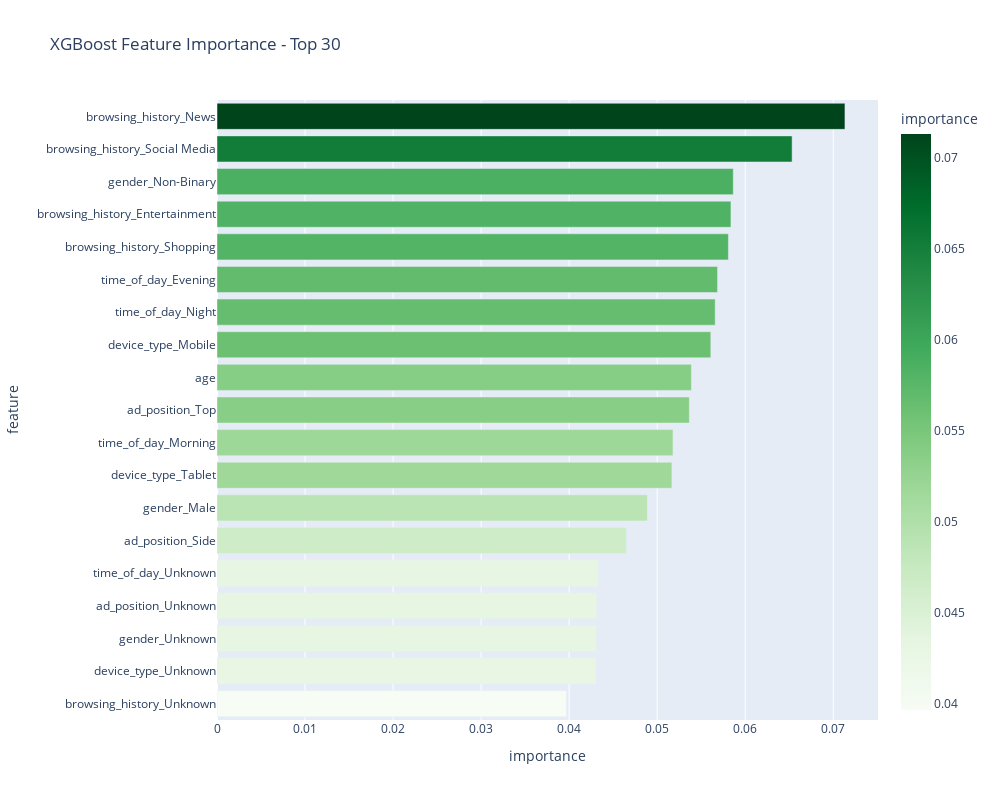

Write notebook code for a chart like this one.
### Markdown cell above
### XGBoost Model

### Code cell
from plotly import express as px

X = XGBoost_data.drop(['click','conversion'] ,axis=1)
y = XGBoost_data['click']
X_train, X_test, y_train, y_test = train_test_split(X, y, test_size=0.2, random_state=42, stratify=y)
smt = SMOTE()
X_train, y_train = smt.fit_resample(X_train, y_train)

with mlflow.start_run(run_name='XGBoost'):
    classifier_xgb = XGBClassifier(n_estimators=400, max_depth=10, learning_rate=0.15, subsample=0.9)
    classifier_xgb.fit(X_train, y_train, verbose=False)
    cv_scores_xgb = cross_val_score(classifier_xgb, X, y, cv=5)
    y_pred = classifier_xgb.predict(X_test)
    
    accuracy_xgb = accuracy_score(y_test, y_pred)
    precision_xgb = precision_score(y_test, y_pred)
    recall_xgb = recall_score(y_test, y_pred)
    f1_xgb = f1_score(y_test, y_pred)
    
    mlflow.log_params({'model': 'XGBoost', 'n_estimators': 400, 'max_depth': 10, 'learning_rate': 0.15})
    mlflow.log_metrics({'accuracy': accuracy_xgb, 'precision': precision_xgb, 'recall': recall_xgb, 'f1': f1_xgb, 'cv_mean': cv_scores_xgb.mean()})
    
    print(f'Accuracy: {accuracy_xgb:.4f}, Precision: {precision_xgb:.4f}, Recall: {recall_xgb:.4f}, F1: {f1_xgb:.4f}')
    print(f'CV Mean: {cv_scores_xgb.mean():.4f}')

xgb_importances = classifier_xgb.feature_importances_
xgb_top, xgb_full = importance_df(X.columns.tolist(), xgb_importances, top_n=30)

# Verify we have data
print(f'XGBoost total features: {len(xgb_importances)}')
print(f'Non-zero features: {(xgb_importances > 0).sum()}')
print(f'Top features:\n{xgb_top.head()}')

# Plot and save
fig_xgb = px.bar(
    xgb_top.sort_values('importance'),
    x='importance',
    y='feature',
    orientation='h',
    title='XGBoost Feature Importance - Top 30',
    color='importance',
    color_continuous_scale='Greens'
)
fig_xgb.update_layout(height=800, width=1000)
fig_xgb.write_image('plots/04_feature_importance_xgboost.png', width=1000, height=800)
xgb_full.to_csv('plots/feature_importance_xgboost_full.csv', index=False)
print('Saved: plots/04_feature_importance_xgboost.png')
print('Saved: plots/feature_importance_xgboost_full.csv')
fig_xgb.show()

### Figure 1 — Plotly figure (JSON) as saved in the notebook; plotly's stock layout.template omitted (floating-point values rounded to 4 significant figures)
{"data": [{"hovertemplate": "importance=%{marker.color}<br>feature=%{y}<extra></extra>", "legendgroup": "", "marker": {"color": [0.03968, 0.04305, 0.04312, 0.04314, 0.04332, 0.0465, 0.04889, 0.05167, 0.05179, 0.05365, 0.05388, 0.05609, 0.05659, 0.05686, 0.05809, 0.05838, 0.05864, 0.06533, 0.07133], "coloraxis": "coloraxis", "pattern": {"shape": ""}}, "name": "", "orientation": "h", "showlegend": false, "textposition": "auto", "type": "bar", "x": [0.03968, 0.04305, 0.04312, 0.04314, 0.04332, 0.0465, 0.04889, 0.05167, 0.05179, 0.05365, 0.05388, 0.05609, 0.05659, 0.05686, 0.05809, 0.05838, 0.05864, 0.06533, 0.07133], "xaxis": "x", "y": ["browsing_history_Unknown", "device_type_Unknown", "gender_Unknown", "ad_position_Unknown", "time_of_day_Unknown", "ad_position_Side", "gender_Male", "device_type_Tablet", "time_of_day_Morning", "ad_position_Top", "age", "device_type_Mobile", "time_of_day_Night", "time_of_day_Evening", "browsing_history_Shopping", "browsing_history_Entertainment", "gender_Non-Binary", "browsing_history_Social Media", "browsing_history_News"], "yaxis": "y"}], "layout": {"barmode": "relative", "coloraxis": {"colorbar": {"title": {"text": "importance"}}, "colorscale": [[0, "rgb(247,252,245)"], [0.125, "rgb(229,245,224)"], [0.25, "rgb(199,233,192)"], [0.375, "rgb(161,217,155)"], [0.5, "rgb(116,196,118)"], [0.625, "rgb(65,171,93)"], [0.75, "rgb(35,139,69)"], [0.875, "rgb(0,109,44)"], [1, "rgb(0,68,27)"]]}, "height": 800, "legend": {"tracegroupgap": 0}, "title": {"text": "XGBoost Feature Importance - Top 30"}, "width": 1000, "xaxis": {"anchor": "y", "domain": [0, 1], "title": {"text": "importance"}}, "yaxis": {"anchor": "x", "domain": [0, 1], "title": {"text": "feature"}}}}
